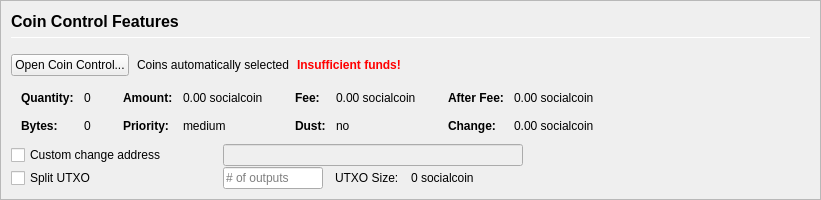
         <widget class="QFrame" name="frameCoinControl">
          <property name="sizePolicy">
           <sizepolicy hsizetype="Expanding" vsizetype="Expanding">
            <horstretch>0</horstretch>
            <verstretch>0</verstretch>
           </sizepolicy>
          </property>
          <property name="maximumSize">
           <size>
            <width>16777215</width>
            <height>16777215</height>
           </size>
          </property>
          <property name="frameShape">
           <enum>QFrame::StyledPanel</enum>
          </property>
          <property name="frameShadow">
           <enum>QFrame::Sunken</enum>
          </property>
          <layout class="QVBoxLayout" name="verticalLayoutCoinControl2">
           <property name="spacing">
            <number>0</number>
           </property>
           <property name="leftMargin">
            <number>0</number>
           </property>
           <property name="topMargin">
            <number>0</number>
           </property>
           <property name="rightMargin">
            <number>0</number>
           </property>
           <property name="bottomMargin">
            <number>0</number>
           </property>
           <item>
            <widget class="QFrame" name="frameCoinControl_BG">
             <layout class="QVBoxLayout" name="verticalLayoutCoinControl" stretch="0,0,0,0,0,0">
              <property name="spacing">
               <number>1</number>
              </property>
              <property name="leftMargin">
               <number>10</number>
              </property>
              <property name="topMargin">
               <number>10</number>
              </property>
              <item>
               <layout class="QHBoxLayout" name="horizontalLayoutCoinControl1">
                <property name="bottomMargin">
                 <number>15</number>
                </property>
                <item>
                 <layout class="QVBoxLayout" name="verticalLayout_3">
                  <property name="spacing">
                   <number>6</number>
                  </property>
                  <item>
                   <widget class="QLabel" name="labelCoinControlFeatures">
                    <property name="sizePolicy">
                     <sizepolicy hsizetype="Preferred" vsizetype="Maximum">
                      <horstretch>0</horstretch>
                      <verstretch>0</verstretch>
                     </sizepolicy>
                    </property>
                    <property name="minimumSize">
                     <size>
                      <width>0</width>
                      <height>20</height>
                     </size>
                    </property>
                    <property name="font">
                     <font>
                      <pointsize>12</pointsize>
                      <weight>75</weight>
                      <bold>true</bold>
                     </font>
                    </property>
                    <property name="styleSheet">
                     <string notr="true">font-weight:bold;</string>
                    </property>
                    <property name="text">
                     <string>Coin Control Features</string>
                    </property>
                   </widget>
                  </item>
                  <item>
                   <widget class="Line" name="line">
                    <property name="minimumSize">
                     <size>
                      <width>0</width>
                      <height>1</height>
                     </size>
                    </property>
                    <property name="maximumSize">
                     <size>
                      <width>16777215</width>
                      <height>1</height>
                     </size>
                    </property>
                    <property name="orientation">
                     <enum>Qt::Horizontal</enum>
                    </property>
                   </widget>
                  </item>
                 </layout>
                </item>
               </layout>
              </item>
              <item>
               <layout class="QHBoxLayout" name="horizontalLayoutCoinControl2" stretch="0,0,0,0">
                <property name="spacing">
                 <number>8</number>
                </property>
                <property name="bottomMargin">
                 <number>10</number>
                </property>
                <item>
                 <widget class="QPushButton" name="pushButtonCoinControl">
                  <property name="styleSheet">
                   <string notr="true"/>
                  </property>
                  <property name="text">
                   <string>Open Coin Control...</string>
                  </property>
                  <property name="autoDefault">
                   <bool>false</bool>
                  </property>
                 </widget>
                </item>
                <item>
                 <widget class="QLabel" name="labelCoinControlAutomaticallySelected">
                  <property name="text">
                   <string>Coins automatically selected</string>
                  </property>
                  <property name="margin">
                   <number>5</number>
                  </property>
                 </widget>
                </item>
                <item>
                 <widget class="QLabel" name="labelCoinControlInsuffFunds">
                  <property name="font">
                   <font>
                    <weight>75</weight>
                    <bold>true</bold>
                   </font>
                  </property>
                  <property name="styleSheet">
                   <string notr="true">color:red;font-weight:bold;</string>
                  </property>
                  <property name="text">
                   <string>Insufficient funds!</string>
                  </property>
                  <property name="margin">
                   <number>5</number>
                  </property>
                 </widget>
                </item>
                <item>
                 <spacer name="horizontalSpacerCoinControl">
                  <property name="orientation">
                   <enum>Qt::Horizontal</enum>
                  </property>
                  <property name="sizeHint" stdset="0">
                   <size>
                    <width>40</width>
                    <height>1</height>
                   </size>
                  </property>
                 </spacer>
                </item>
               </layout>
              </item>
              <item>
               <widget class="QWidget" name="widgetCoinControl" native="true">
                <property name="sizePolicy">
                 <sizepolicy hsizetype="Preferred" vsizetype="Preferred">
                  <horstretch>0</horstretch>
                  <verstretch>0</verstretch>
                 </sizepolicy>
                </property>
                <property name="minimumSize">
                 <size>
                  <width>0</width>
                  <height>0</height>
                 </size>
                </property>
                <property name="styleSheet">
                 <string notr="true"/>
                </property>
                <layout class="QHBoxLayout" name="horizontalLayoutCoinControl5">
                 <property name="leftMargin">
                  <number>0</number>
                 </property>
                 <property name="topMargin">
                  <number>0</number>
                 </property>
                 <property name="rightMargin">
                  <number>0</number>
                 </property>
                 <property name="bottomMargin">
                  <number>0</number>
                 </property>
                 <item>
                  <layout class="QHBoxLayout" name="horizontalLayoutCoinControl3" stretch="0,0,0,1">
                   <property name="spacing">
                    <number>20</number>
                   </property>
                   <property name="topMargin">
                    <number>0</number>
                   </property>
                   <property name="bottomMargin">
                    <number>10</number>
                   </property>
                   <item>
                    <layout class="QFormLayout" name="formLayoutCoinControl1">
                     <property name="horizontalSpacing">
                      <number>10</number>
                     </property>
                     <property name="verticalSpacing">
                      <number>14</number>
                     </property>
                     <property name="leftMargin">
                      <number>10</number>
                     </property>
                     <property name="topMargin">
                      <number>4</number>
                     </property>
                     <property name="rightMargin">
                      <number>6</number>
                     </property>
                     <item row="0" column="0">
                      <widget class="QLabel" name="labelCoinControlQuantityText">
                       <property name="font">
                        <font>
                         <weight>75</weight>
                         <bold>true</bold>
                        </font>
                       </property>
                       <property name="text">
                        <string>Quantity:</string>
                       </property>
                       <property name="margin">
                        <number>0</number>
                       </property>
                      </widget>
                     </item>
                     <item row="0" column="1">
                      <widget class="QLabel" name="labelCoinControlQuantity">
                       <property name="cursor">
                        <cursorShape>IBeamCursor</cursorShape>
                       </property>
                       <property name="contextMenuPolicy">
                        <enum>Qt::ActionsContextMenu</enum>
                       </property>
                       <property name="text">
                        <string notr="true">0</string>
                       </property>
                       <property name="margin">
                        <number>0</number>
                       </property>
                       <property name="textInteractionFlags">
                        <set>Qt::LinksAccessibleByMouse|Qt::TextSelectableByKeyboard|Qt::TextSelectableByMouse</set>
                       </property>
                      </widget>
                     </item>
                     <item row="1" column="0">
                      <widget class="QLabel" name="labelCoinControlBytesText">
                       <property name="font">
                        <font>
                         <weight>75</weight>
                         <bold>true</bold>
                        </font>
                       </property>
                       <property name="text">
                        <string>Bytes:</string>
                       </property>
                      </widget>
                     </item>
                     <item row="1" column="1">
                      <widget class="QLabel" name="labelCoinControlBytes">
                       <property name="cursor">
                        <cursorShape>IBeamCursor</cursorShape>
                       </property>
                       <property name="contextMenuPolicy">
                        <enum>Qt::ActionsContextMenu</enum>
                       </property>
                       <property name="text">
                        <string notr="true">0</string>
                       </property>
                       <property name="textInteractionFlags">
                        <set>Qt::LinksAccessibleByMouse|Qt::TextSelectableByKeyboard|Qt::TextSelectableByMouse</set>
                       </property>
                      </widget>
                     </item>
                    </layout>
                   </item>
                   <item>
                    <layout class="QFormLayout" name="formLayoutCoinControl2">
                     <property name="horizontalSpacing">
                      <number>10</number>
                     </property>
                     <property name="verticalSpacing">
                      <number>14</number>
                     </property>
                     <property name="leftMargin">
                      <number>6</number>
                     </property>
                     <property name="topMargin">
                      <number>4</number>
                     </property>
                     <property name="rightMargin">
                      <number>6</number>
                     </property>
                     <item row="0" column="0">
                      <widget class="QLabel" name="labelCoinControlAmountText">
                       <property name="font">
                        <font>
                         <weight>75</weight>
                         <bold>true</bold>
                        </font>
                       </property>
                       <property name="text">
                        <string>Amount:</string>
                       </property>
                       <property name="margin">
                        <number>0</number>
                       </property>
                      </widget>
                     </item>
                     <item row="0" column="1">
                      <widget class="QLabel" name="labelCoinControlAmount">
                       <property name="cursor">
                        <cursorShape>IBeamCursor</cursorShape>
                       </property>
                       <property name="contextMenuPolicy">
                        <enum>Qt::ActionsContextMenu</enum>
                       </property>
                       <property name="text">
                        <string notr="true">0.00 socialcoin</string>
                       </property>
                       <property name="textInteractionFlags">
                        <set>Qt::LinksAccessibleByMouse|Qt::TextSelectableByKeyboard|Qt::TextSelectableByMouse</set>
                       </property>
                      </widget>
                     </item>
                     <item row="1" column="0">
                      <widget class="QLabel" name="labelCoinControlPriorityText">
                       <property name="font">
                        <font>
                         <weight>75</weight>
                         <bold>true</bold>
                        </font>
                       </property>
                       <property name="text">
                        <string>Priority:</string>
                       </property>
                      </widget>
                     </item>
                     <item row="1" column="1">
                      <widget class="QLabel" name="labelCoinControlPriority">
                       <property name="cursor">
                        <cursorShape>IBeamCursor</cursorShape>
                       </property>
                       <property name="contextMenuPolicy">
                        <enum>Qt::ActionsContextMenu</enum>
                       </property>
                       <property name="text">
                        <string>medium</string>
                       </property>
                       <property name="textInteractionFlags">
                        <set>Qt::LinksAccessibleByMouse|Qt::TextSelectableByKeyboard|Qt::TextSelectableByMouse</set>
                       </property>
                      </widget>
                     </item>
                    </layout>
                   </item>
                   <item>
                    <layout class="QFormLayout" name="formLayoutCoinControl3">
                     <property name="horizontalSpacing">
                      <number>10</number>
                     </property>
                     <property name="verticalSpacing">
                      <number>14</number>
                     </property>
                     <property name="leftMargin">
                      <number>6</number>
                     </property>
                     <property name="topMargin">
                      <number>4</number>
                     </property>
                     <property name="rightMargin">
                      <number>6</number>
                     </property>
                     <item row="0" column="0">
                      <widget class="QLabel" name="labelCoinControlFeeText">
                       <property name="font">
                        <font>
                         <weight>75</weight>
                         <bold>true</bold>
                        </font>
                       </property>
                       <property name="text">
                        <string>Fee:</string>
                       </property>
                       <property name="margin">
                        <number>0</number>
                       </property>
                      </widget>
                     </item>
                     <item row="0" column="1">
                      <widget class="QLabel" name="labelCoinControlFee">
                       <property name="cursor">
                        <cursorShape>IBeamCursor</cursorShape>
                       </property>
                       <property name="contextMenuPolicy">
                        <enum>Qt::ActionsContextMenu</enum>
                       </property>
                       <property name="text">
                        <string notr="true">0.00 socialcoin</string>
                       </property>
                       <property name="textInteractionFlags">
                        <set>Qt::LinksAccessibleByMouse|Qt::TextSelectableByKeyboard|Qt::TextSelectableByMouse</set>
                       </property>
                      </widget>
                     </item>
                     <item row="1" column="0">
                      <widget class="QLabel" name="labelCoinControlLowOutputText">
                       <property name="font">
                        <font>
                         <weight>75</weight>
                         <bold>true</bold>
                        </font>
                       </property>
                       <property name="text">
                        <string>Dust:</string>
                       </property>
                      </widget>
                     </item>
                     <item row="1" column="1">
                      <widget class="QLabel" name="labelCoinControlLowOutput">
                       <property name="cursor">
                        <cursorShape>IBeamCursor</cursorShape>
                       </property>
                       <property name="contextMenuPolicy">
                        <enum>Qt::ActionsContextMenu</enum>
                       </property>
                       <property name="text">
                        <string>no</string>
                       </property>
                       <property name="textInteractionFlags">
                        <set>Qt::LinksAccessibleByMouse|Qt::TextSelectableByKeyboard|Qt::TextSelectableByMouse</set>
                       </property>
                      </widget>
                     </item>
                    </layout>
                   </item>
                   <item>
                    <layout class="QFormLayout" name="formLayoutCoinControl4">
                     <property name="horizontalSpacing">
                      <number>10</number>
                     </property>
                     <property name="verticalSpacing">
                      <number>14</number>
                     </property>
                     <property name="leftMargin">
                      <number>6</number>
                     </property>
                     <property name="topMargin">
                      <number>4</number>
                     </property>
                     <property name="rightMargin">
                      <number>6</number>
                     </property>
                     <item row="0" column="0">
                      <widget class="QLabel" name="labelCoinControlAfterFeeText">
                       <property name="font">
                        <font>
                         <weight>75</weight>
                         <bold>true</bold>
                        </font>
                       </property>
                       <property name="text">
                        <string>After Fee:</string>
                       </property>
                       <property name="margin">
                        <number>0</number>
                       </property>
                      </widget>
                     </item>
                     <item row="0" column="1">
                      <widget class="QLabel" name="labelCoinControlAfterFee">
                       <property name="cursor">
                        <cursorShape>IBeamCursor</cursorShape>
                       </property>
                       <property name="contextMenuPolicy">
                        <enum>Qt::ActionsContextMenu</enum>
                       </property>
                       <property name="text">
                        <string notr="true">0.00 socialcoin</string>
                       </property>
                       <property name="textInteractionFlags">
                        <set>Qt::LinksAccessibleByMouse|Qt::TextSelectableByKeyboard|Qt::TextSelectableByMouse</set>
                       </property>
                      </widget>
                     </item>
                     <item row="1" column="0">
                      <widget class="QLabel" name="labelCoinControlChangeText">
                       <property name="font">
                        <font>
                         <weight>75</weight>
                         <bold>true</bold>
                        </font>
                       </property>
                       <property name="text">
                        <string>Change:</string>
                       </property>
                      </widget>
                     </item>
                     <item row="1" column="1">
                      <widget class="QLabel" name="labelCoinControlChange">
                       <property name="cursor">
                        <cursorShape>IBeamCursor</cursorShape>
                       </property>
                       <property name="contextMenuPolicy">
                        <enum>Qt::ActionsContextMenu</enum>
                       </property>
                       <property name="text">
                        <string notr="true">0.00 socialcoin</string>
                       </property>
                       <property name="textInteractionFlags">
                        <set>Qt::LinksAccessibleByMouse|Qt::TextSelectableByKeyboard|Qt::TextSelectableByMouse</set>
                       </property>
                      </widget>
                     </item>
                    </layout>
                   </item>
                  </layout>
                 </item>
                </layout>
               </widget>
              </item>
              <item>
               <layout class="QHBoxLayout" name="horizontalLayoutCoinControl4">
                <property name="spacing">
                 <number>12</number>
                </property>
                <property name="sizeConstraint">
                 <enum>QLayout::SetDefaultConstraint</enum>
                </property>
                <property name="topMargin">
                 <number>0</number>
                </property>
                <property name="rightMargin">
                 <number>0</number>
                </property>
                <item>
                 <widget class="QCheckBox" name="checkBoxCoinControlChange">
                  <property name="sizePolicy">
                   <sizepolicy hsizetype="Preferred" vsizetype="Preferred">
                    <horstretch>0</horstretch>
                    <verstretch>0</verstretch>
                   </sizepolicy>
                  </property>
                  <property name="minimumSize">
                   <size>
                    <width>200</width>
                    <height>0</height>
                   </size>
                  </property>
                  <property name="maximumSize">
                   <size>
                    <width>200</width>
                    <height>16777215</height>
                   </size>
                  </property>
                  <property name="toolTip">
                   <string>If this is activated, but the change address is empty or invalid, change will be sent to a newly generated address.</string>
                  </property>
                  <property name="text">
                   <string>Custom change address</string>
                  </property>
                 </widget>
                </item>
                <item>
                 <widget class="QValidatedLineEdit" name="lineEditCoinControlChange">
                  <property name="enabled">
                   <bool>false</bool>
                  </property>
                  <property name="sizePolicy">
                   <sizepolicy hsizetype="Preferred" vsizetype="Preferred">
                    <horstretch>0</horstretch>
                    <verstretch>0</verstretch>
                   </sizepolicy>
                  </property>
                  <property name="minimumSize">
                   <size>
                    <width>300</width>
                    <height>0</height>
                   </size>
                  </property>
                 </widget>
                </item>
                <item>
                 <widget class="QLabel" name="labelCoinControlChangeLabel">
                  <property name="sizePolicy">
                   <sizepolicy hsizetype="Preferred" vsizetype="Preferred">
                    <horstretch>0</horstretch>
                    <verstretch>0</verstretch>
                   </sizepolicy>
                  </property>
                  <property name="minimumSize">
                   <size>
                    <width>100</width>
                    <height>0</height>
                   </size>
                  </property>
                  <property name="text">
                   <string/>
                  </property>
                  <property name="margin">
                   <number>3</number>
                  </property>
                 </widget>
                </item>
               </layout>
              </item>
              <item>
               <layout class="QHBoxLayout" name="horizontalLayoutCoinControl6">
                <property name="spacing">
                 <number>12</number>
                </property>
                <property name="rightMargin">
                 <number>0</number>
                </property>
                <item>
                 <widget class="QCheckBox" name="splitBlockCheckBox">
                  <property name="sizePolicy">
                   <sizepolicy hsizetype="Preferred" vsizetype="Preferred">
                    <horstretch>0</horstretch>
                    <verstretch>0</verstretch>
                   </sizepolicy>
                  </property>
                  <property name="minimumSize">
                   <size>
                    <width>200</width>
                    <height>0</height>
                   </size>
                  </property>
                  <property name="maximumSize">
                   <size>
                    <width>200</width>
                    <height>16777215</height>
                   </size>
                  </property>
                  <property name="text">
                   <string>Split UTXO</string>
                  </property>
                 </widget>
                </item>
                <item>
                 <widget class="QLineEdit" name="splitBlockLineEdit">
                  <property name="sizePolicy">
                   <sizepolicy hsizetype="Preferred" vsizetype="Preferred">
                    <horstretch>50</horstretch>
                    <verstretch>0</verstretch>
                   </sizepolicy>
                  </property>
                  <property name="minimumSize">
                   <size>
                    <width>100</width>
                    <height>0</height>
                   </size>
                  </property>
                  <property name="maximumSize">
                   <size>
                    <width>100</width>
                    <height>16777215</height>
                   </size>
                  </property>
                  <property name="placeholderText">
                   <string># of outputs</string>
                  </property>
                 </widget>
                </item>
                <item>
                 <widget class="QLabel" name="labelBlockSizeText">
                  <property name="text">
                   <string>UTXO Size:</string>
                  </property>
                 </widget>
                </item>
                <item>
                 <widget class="QLabel" name="labelBlockSize">
                  <property name="text">
                   <string>0 socialcoin</string>
                  </property>
                 </widget>
                </item>
                <item>
                 <spacer name="horizontalSpacer_7">
                  <property name="orientation">
                   <enum>Qt::Horizontal</enum>
                  </property>
                  <property name="sizeHint" stdset="0">
                   <size>
                    <width>40</width>
                    <height>20</height>
                   </size>
                  </property>
                 </spacer>
                </item>
               </layout>
              </item>
              <item>
               <spacer name="verticalSpacerCoinControl">
                <property name="orientation">
                 <enum>Qt::Vertical</enum>
                </property>
                <property name="sizeHint" stdset="0">
                 <size>
                  <width>800</width>
                  <height>1</height>
                 </size>
                </property>
               </spacer>
              </item>
             </layout>
            </widget>
           </item>
          </layout>
         </widget>
